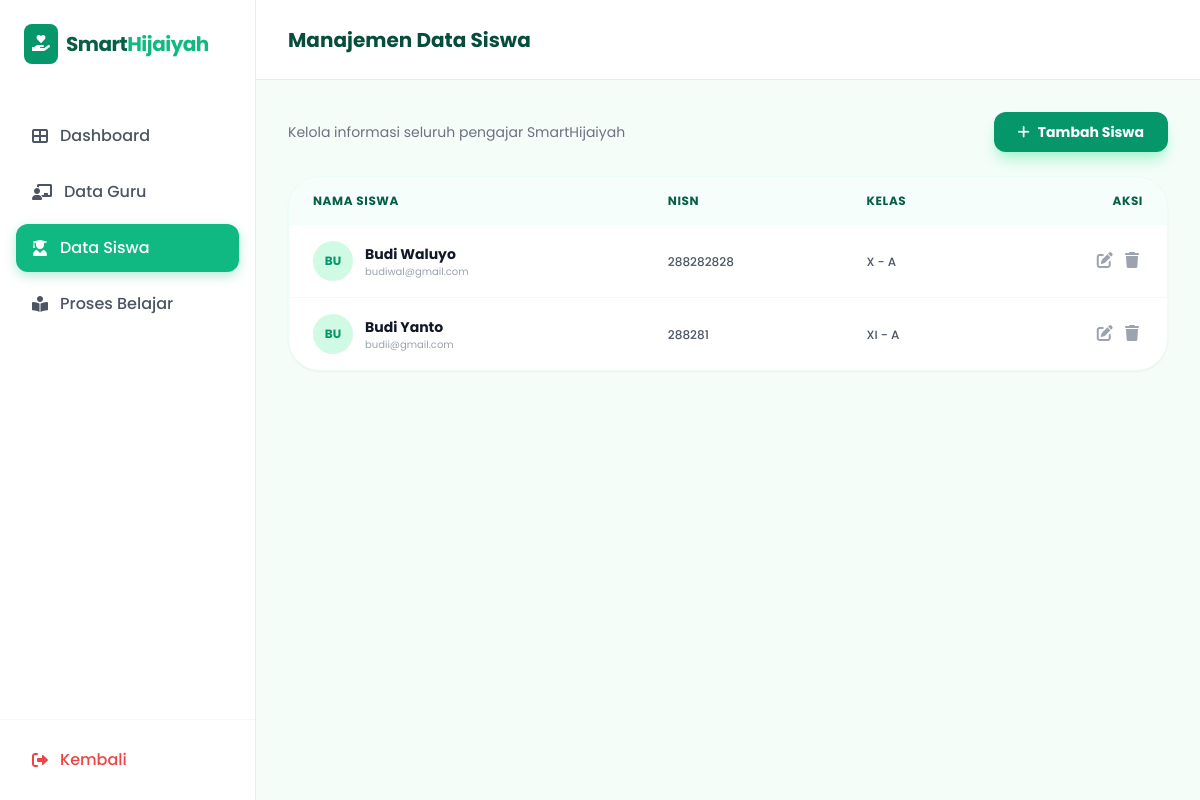
Page /data-siswa on the earlier database version.
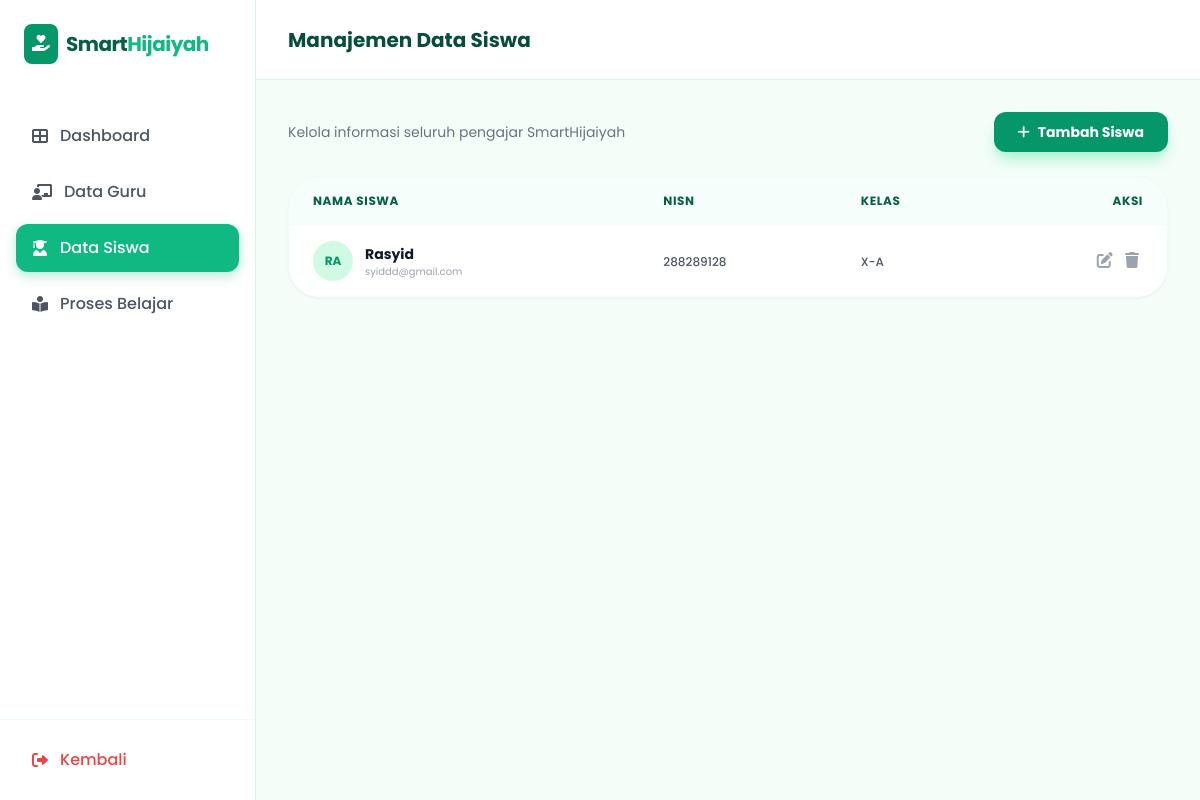
Same page on the later database version.
### tables this page shows
CREATE TABLE siswa (
            id INTEGER PRIMARY KEY AUTOINCREMENT,
            nama TEXT NOT NULL,
            nisn TEXT NOT NULL,
            kelas TEXT NOT NULL,
            email TEXT
        );

### app.py (the view)
@app.route('/data-siswa')
def data_siswa():
    conn = get_db_connection()
    siswas = conn.execute("SELECT * FROM siswa").fetchall()
    conn.close()
    return render_template('dashboard/data-siswa.html', siswas=siswas)

### app.py (called while the page is built)
def get_db_connection():
    conn = sqlite3.connect(DATABASE)
    conn.row_factory = sqlite3.Row
    return conn

### templates/dashboard/data-siswa.html (shortened to what this page needs)
<!doctype html>
<html lang="id">
  <head>
    <script src="https://cdn.tailwindcss.com"></script>
    <link
      rel="stylesheet"
      href="https://cdnjs.cloudflare.com/ajax/libs/font-awesome/6.0.0/css/all.min.css"
    />
  </head>
  <body class="bg-emerald-50/50 text-gray-800 overflow-hidden">
    <div class="flex h-screen">
      <aside
        class="w-64 bg-white border-r border-emerald-100 flex flex-col hidden md:flex"
      >
        <div class="p-6">
          <div class="flex items-center space-x-2">
            <div class="bg-emerald-600 p-2 rounded-lg text-white">
              <i class="fas fa-hand-holding-heart"></i>
            </div>
            <span class="text-xl font-bold text-emerald-800 tracking-tight"
              >Smart<span class="text-emerald-500">Hijaiyah</span></span
            >
          </div>
        </div>
        <nav class="mt-6 px-4 flex-grow space-y-2">
          <a
            href="/dashboard"
            class="w-full flex items-center space-x-3 px-4 py-3 rounded-xl transition duration-200 text-gray-600 hover:bg-emerald-50"
          >
            <i class="fas fa-th-large"></i>
            <span class="font-medium">Dashboard</span>
          </a>
          <a
            href="/data-guru"
            class="w-full flex items-center space-x-3 px-4 py-3 rounded-xl transition duration-200 text-gray-600 hover:bg-emerald-50"
          >
            <i class="fas fa-chalkboard-teacher"></i>
            <span class="font-medium">Data Guru</span>
          </a>
          <a
            href="/data-siswa"
            class="w-full flex items-center space-x-3 px-4 py-3 rounded-xl transition duration-200 active-link"
          >
            <i class="fas fa-user-graduate"></i>
            <span class="font-medium">Data Siswa</span>
          </a>
          <a
            href="/proses-belajar"
            class="w-full flex items-center space-x-3 px-4 py-3 rounded-xl transition duration-200 text-gray-600 hover:bg-emerald-50"
          >
            <i class="fas fa-book-reader"></i>
            <span class="font-medium">Proses Belajar</span>
          </a>
        </nav>
        <div class="p-4 border-t border-emerald-50">
          <a
            href="/"
            class="w-full flex items-center space-x-3 px-4 py-3 rounded-xl text-red-500 hover:bg-red-50 transition"
          >
            <i class="fas fa-sign-out-alt"></i>
            <span class="font-medium">Kembali</span>
          </a>
        </div>
      </aside>
      <main class="flex-grow flex flex-col h-full overflow-hidden">
        <header
          class="h-20 bg-white border-b border-emerald-100 flex items-center justify-between px-8 shrink-0"
        >
          <h2 class="text-xl font-bold text-emerald-900">
            Manajemen Data Siswa
          </h2>
        </header>
        <div class="p-8 overflow-y-auto custom-scrollbar flex-grow">
          <div class="space-y-6">
            <div class="flex justify-between items-center">
              <div>
                <p class="text-gray-500 text-sm">
                  Kelola informasi seluruh pengajar SmartHijaiyah
                </p>
              </div>
              <button
                onclick="toggleModal('modal-tambah-siswa')"
                class="bg-emerald-600 hover:bg-emerald-700 text-white px-6 py-2.5 rounded-xl font-bold text-sm shadow-lg shadow-emerald-200 transition flex items-center"
              >
                <i class="fas fa-plus mr-2"></i> Tambah Siswa
              </button>
            </div>
            <div
              class="bg-white rounded-[2rem] border border-emerald-50 shadow-sm overflow-hidden"
            >
              <table class="w-full text-left">
                <thead class="bg-emerald-50/50">
                  <tr>
                    <th
                      class="px-6 py-4 text-xs font-bold text-emerald-800 uppercase tracking-wider"
                    >
                      Nama Siswa
                    </th>
                    <th
                      class="px-6 py-4 text-xs font-bold text-emerald-800 uppercase tracking-wider"
                    >
                      NISN
                    </th>
                    <th
                      class="px-6 py-4 text-xs font-bold text-emerald-800 uppercase tracking-wider"
                    >
                      Kelas
                    </th>
                    <th
                      class="px-6 py-4 text-xs font-bold text-emerald-800 uppercase tracking-wider text-right"
                    >
                      Aksi
                    </th>
                  </tr>
                </thead>
                <tbody class="divide-y divide-emerald-50">
                  {% for siswa in siswas %}
                  <tr class="hover:bg-emerald-50/30 transition">
                    <td class="px-6 py-4 flex items-center space-x-3">
                      <div
                        class="w-10 h-10 rounded-full bg-emerald-100 flex items-center justify-center text-emerald-600 font-bold text-xs"
                      >
                        {{ siswa.nama[:2] | upper }}
                      </div>
                      <div>
                        <p class="text-sm font-bold text-gray-900">
                          {{ siswa.nama }}
                        </p>
                        <p class="text-[10px] text-gray-400">
                          {{ siswa.email }}
                        </p>
                      </div>
                    </td>
                    <td class="px-6 py-4">
                      <span class="text-xs font-medium text-gray-600">
                        {{ siswa.nisn }}
                      </span>
                    </td>
                    <td class="px-6 py-4">
                      <span class="text-xs font-medium text-gray-600">
                        {{ siswa.kelas }}
                      </span>
                    </td>
                    <td class="px-6 py-4 text-right">
                      <button
                        onclick="openEditModal(
          '{{ siswa.id }}',
          '{{ siswa.nama }}',
          '{{ siswa.nisn }}',
          '{{ siswa.kelas }}',
          '{{ siswa.email }}'
        )"
                        class="text-gray-400 hover:text-emerald-600 mx-1"
                      >
                        <i class="fas fa-edit"></i>
                      </button>
                      <a
                        href="/hapus-siswa/{{ siswa.id }}"
                        onclick="
                          return confirm('Yakin ingin menghapus siswa ini?');
                        "
                        class="text-gray-400 hover:text-red-500 mx-1"
                      >
                        <i class="fas fa-trash"></i>
                      </a>
                    </td>
                  </tr>
                  {% endfor %}
                </tbody>
              </table>
            </div>
          </div>
        </div>
      </main>
    </div>
  </body>
</html>

### templates/dashboard/data-siswa.html (style rules this page uses)
body { font-family: "Poppins", sans-serif; }
.active-link { background-color: #10b981; color: white; box-shadow: 0 4px 12px rgba(16, 185, 129, 0.3); }

Differences in the rows shown:
removed siswa: nama "BU", nama "Budi Yanto", email "budii@gmail.com", nisn "288281", kelas "XI - A"
changed siswa: nama "BU" → "RA"; nama "Budi Waluyo" → "Rasyid"; email "budiwal@gmail.com" → "syiddd@gmail.com"; nisn "288282828" → "288289128"; kelas "X - A" → "X-A"
